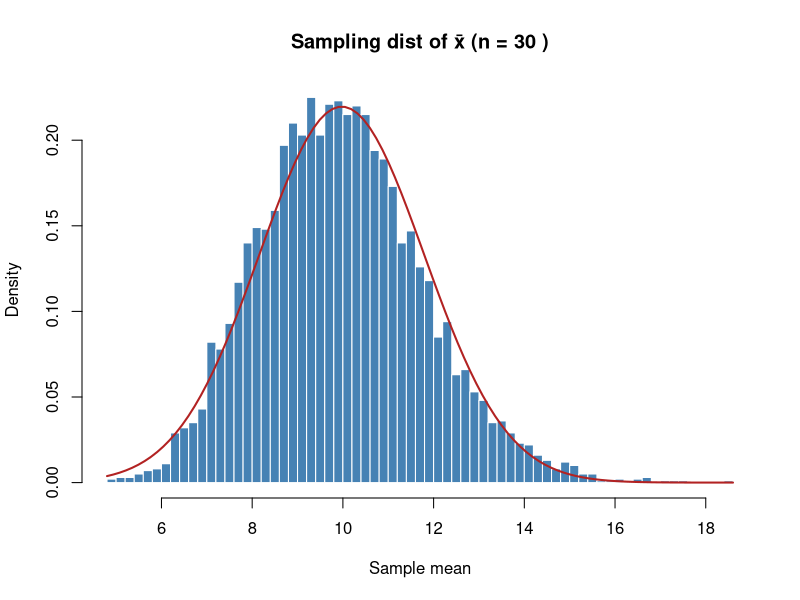

This chart was generated by the following R code:
## ---- chunk 1
#| label: clt-simulation
#| fig-cap: "Sampling distribution of x̄ from a skewed population, n=30"

set.seed(123)

# Skewed population (exponential)
pop <- rexp(100000, rate = 1/10)  # mean = 10

# Draw 5000 samples of size n=30, compute each x̄
n_sim  <- 5000
n_samp <- 30
xbars  <- replicate(n_sim, mean(sample(pop, n_samp)))

# Plot
hist(xbars, breaks = 50, col = "steelblue", border = "white",
     main = paste("Sampling dist of x̄ (n =", n_samp, ")"),
     xlab = "Sample mean", probability = TRUE)
curve(dnorm(x, mean = mean(pop), sd = sd(pop)/sqrt(n_samp)),
      add = TRUE, col = "firebrick", lwd = 2)
## ---- chunk 2
#| label: probability-r

# P(Z < 1.96)
pnorm(1.96)

# P(Z > 1.96)  [upper tail]
pnorm(1.96, lower.tail = FALSE)

# t critical value: df = 15, α/2 = 0.025
qt(0.975, df = 15)

# P(T₁₅ < 2.131)
pt(2.131, df = 15)
